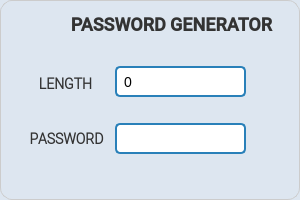
<?xml version="1.0" encoding="UTF-8"?>
<ui version="4.0">
 <class>PassGenerator</class>
 <widget class="QDialog" name="PassGenerator">
  <property name="geometry">
   <rect>
    <x>0</x>
    <y>0</y>
    <width>300</width>
    <height>200</height>
   </rect>
  </property>
  <property name="minimumSize">
   <size>
    <width>300</width>
    <height>200</height>
   </size>
  </property>
  <property name="maximumSize">
   <size>
    <width>300</width>
    <height>200</height>
   </size>
  </property>
  <property name="windowTitle">
   <string>Password Generator</string>
  </property>
  <property name="windowIcon">
   <iconset>
    <normaloff>Assests/iconslock.png</normaloff>Assests/iconslock.png</iconset>
  </property>
  <property name="toolTip">
   <string/>
  </property>
  <property name="styleSheet">
   <string notr="true">QDialog {
    background-color: #dde6f0;  /* soft white */
    border: 1px solid #ccc;
    border-radius: 12px;
}

QLabel {
    font-size: 18px;
    font-weight: bold;
    color: #333;
}

QLineEdit {
    background-color: #ffffff;
    color: #000000;
    border: 2px solid #cccccc;
    border-radius: 6px;
    padding: 6px;
    font-size: 15px;
}

QLineEdit:focus {
    border: 2px solid #007acc;  /* blue focus glow */
    background-color: #f5faff;
}

QPushButton {
    background-color: #007acc;
    color: #ffffff;
    font-weight: bold;
    border: none;
    border-radius: 6px;
    padding: 6px 14px;
}

QPushButton:hover {
    background-color: #3399ff;
}

QPushButton:pressed {
    background-color: #006bb3;
}
</string>
  </property>
  <widget class="QLabel" name="PassGenLabel">
   <property name="geometry">
    <rect>
     <x>16</x>
     <y>12</y>
     <width>311</width>
     <height>25</height>
    </rect>
   </property>
   <property name="font">
    <font>
     <family>Roboto Medium</family>
     <pointsize>-1</pointsize>
     <bold>true</bold>
    </font>
   </property>
   <property name="text">
    <string>PASSWORD GENERATOR</string>
   </property>
   <property name="alignment">
    <set>Qt::AlignCenter</set>
   </property>
  </widget>
  <widget class="QLabel" name="LengthLabel">
   <property name="geometry">
    <rect>
     <x>-10</x>
     <y>74</y>
     <width>151</width>
     <height>20</height>
    </rect>
   </property>
   <property name="sizePolicy">
    <sizepolicy hsizetype="Expanding" vsizetype="Expanding">
     <horstretch>0</horstretch>
     <verstretch>0</verstretch>
    </sizepolicy>
   </property>
   <property name="font">
    <font>
     <family>Roboto Light</family>
     <pointsize>-1</pointsize>
     <bold>true</bold>
     <kerning>false</kerning>
    </font>
   </property>
   <property name="styleSheet">
    <string notr="true">QLabel {
    font-size: 14px;
}</string>
   </property>
   <property name="text">
    <string>LENGTH</string>
   </property>
   <property name="scaledContents">
    <bool>true</bool>
   </property>
   <property name="alignment">
    <set>Qt::AlignCenter</set>
   </property>
  </widget>
  <widget class="QLineEdit" name="GeneratedPass">
   <property name="geometry">
    <rect>
     <x>115</x>
     <y>123</y>
     <width>131</width>
     <height>31</height>
    </rect>
   </property>
   <property name="styleSheet">
    <string notr="true">QLineEdit {
    border: 2px solid #2980b9;
    border-radius: 5px;
    padding: 5px;
    font-size: 14px;
}
QLineEdit:focus {
    border: 2px solid #3498db;
}
</string>
   </property>
   <property name="text">
    <string/>
   </property>
   <property name="echoMode">
    <enum>QLineEdit::Normal</enum>
   </property>
   <property name="readOnly">
    <bool>true</bool>
   </property>
  </widget>
  <widget class="QLabel" name="PassLabel">
   <property name="geometry">
    <rect>
     <x>-9</x>
     <y>129</y>
     <width>151</width>
     <height>20</height>
    </rect>
   </property>
   <property name="sizePolicy">
    <sizepolicy hsizetype="Expanding" vsizetype="Expanding">
     <horstretch>0</horstretch>
     <verstretch>0</verstretch>
    </sizepolicy>
   </property>
   <property name="font">
    <font>
     <family>Roboto Light</family>
     <pointsize>-1</pointsize>
     <bold>true</bold>
     <kerning>false</kerning>
    </font>
   </property>
   <property name="styleSheet">
    <string notr="true">QLabel {
    font-size: 14px;
}</string>
   </property>
   <property name="text">
    <string>PASSWORD</string>
   </property>
   <property name="scaledContents">
    <bool>true</bool>
   </property>
   <property name="alignment">
    <set>Qt::AlignCenter</set>
   </property>
  </widget>
  <widget class="QPushButton" name="GenerateButton">
   <property name="geometry">
    <rect>
     <x>250</x>
     <y>59</y>
     <width>41</width>
     <height>41</height>
    </rect>
   </property>
   <property name="cursor">
    <cursorShape>PointingHandCursor</cursorShape>
   </property>
   <property name="toolTip">
    <string>&lt;html&gt;&lt;head/&gt;&lt;body&gt;&lt;p&gt;Generate password&lt;/p&gt;&lt;/body&gt;&lt;/html&gt;</string>
   </property>
   <property name="toolTipDuration">
    <number>-1</number>
   </property>
   <property name="styleSheet">
    <string notr="true">QPushButton {
    background-color: #dde6f0;  /* Replace with your desired color */
    color: white;               /* Text color */
    border-radius: 5px;         /* Optional: rounded corners */
    padding: 5px;               /* Optional: spacing inside button */
}</string>
   </property>
   <property name="text">
    <string/>
   </property>
   <property name="icon">
    <iconset>
     <normaloff>Assests/settings.png</normaloff>Assests/settings.png</iconset>
   </property>
   <property name="iconSize">
    <size>
     <width>30</width>
     <height>30</height>
    </size>
   </property>
  </widget>
  <widget class="QPushButton" name="CopyVutton">
   <property name="geometry">
    <rect>
     <x>250</x>
     <y>117</y>
     <width>41</width>
     <height>41</height>
    </rect>
   </property>
   <property name="cursor">
    <cursorShape>PointingHandCursor</cursorShape>
   </property>
   <property name="toolTip">
    <string>&lt;html&gt;&lt;head/&gt;&lt;body&gt;&lt;p&gt;Copy password&lt;/p&gt;&lt;/body&gt;&lt;/html&gt;</string>
   </property>
   <property name="toolTipDuration">
    <number>-1</number>
   </property>
   <property name="styleSheet">
    <string notr="true">QPushButton {
    background-color: #dde6f0;  /* Replace with your desired color */
    color: white;               /* Text color */
    border-radius: 5px;         /* Optional: rounded corners */
    padding: 5px;               /* Optional: spacing inside button */
}</string>
   </property>
   <property name="text">
    <string/>
   </property>
   <property name="icon">
    <iconset>
     <normaloff>Assests/copy.png</normaloff>Assests/copy.png</iconset>
   </property>
   <property name="iconSize">
    <size>
     <width>30</width>
     <height>30</height>
    </size>
   </property>
  </widget>
  <widget class="QLabel" name="PasswordIcon">
   <property name="geometry">
    <rect>
     <x>23</x>
     <y>8</y>
     <width>30</width>
     <height>30</height>
    </rect>
   </property>
   <property name="maximumSize">
    <size>
     <width>48</width>
     <height>48</height>
    </size>
   </property>
   <property name="font">
    <font>
     <pointsize>-1</pointsize>
     <bold>true</bold>
    </font>
   </property>
   <property name="text">
    <string/>
   </property>
   <property name="pixmap">
    <pixmap>Assests/password.png</pixmap>
   </property>
   <property name="scaledContents">
    <bool>true</bool>
   </property>
   <property name="alignment">
    <set>Qt::AlignCenter</set>
   </property>
  </widget>
  <widget class="QSpinBox" name="LengthEntry">
   <property name="geometry">
    <rect>
     <x>115</x>
     <y>66</y>
     <width>131</width>
     <height>31</height>
    </rect>
   </property>
   <property name="styleSheet">
    <string notr="true">QSpinBox {
    border: 2px solid #2980b9;
    border-radius: 5px;
    padding: 2px 5px;  /* Smaller padding to avoid clipping the arrows */
    font-size: 14px;
}

/* When focused */
QSpinBox:focus {
    border: 2px solid #3498db;
}

/* Optional: Style the up/down buttons */
QSpinBox::up-button, QSpinBox::down-button {
    border: none;
    background-color: transparent;
    width: 16px;
}

/* Optional hover effect on buttons */
QSpinBox::up-button:hover, QSpinBox::down-button:hover {
    background-color: #ecf0f1;
}

/* Optional: Style the line edit inside the spin box */
QSpinBox QLineEdit {
    border: none;
    padding: 0px;
    background: transparent;
}
</string>
   </property>
   <property name="maximum">
    <number>999999999</number>
   </property>
  </widget>
 </widget>
 <resources/>
 <connections/>
</ui>
